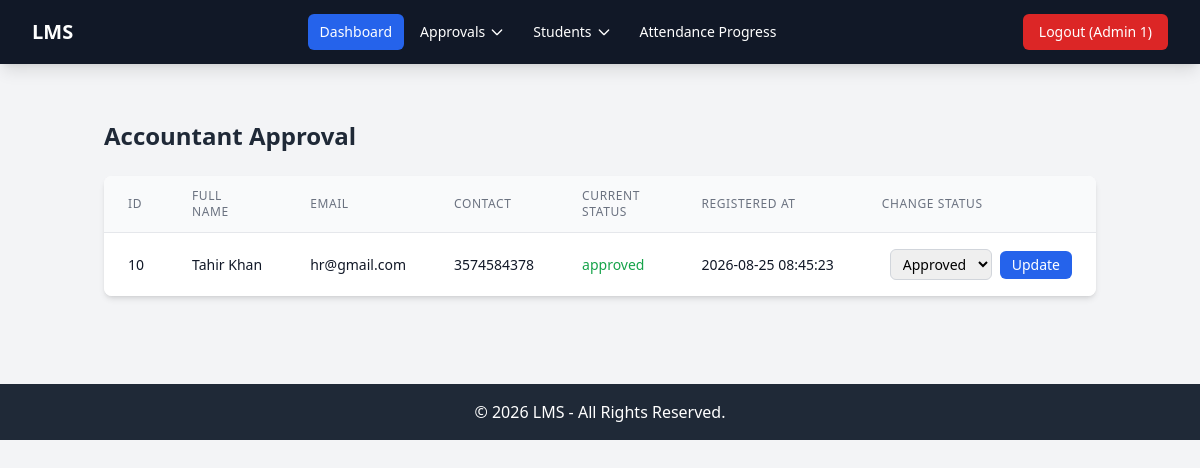
/admin/controller/accountant/approval.php (signed in), run on the app's committed database.
### tables this page shows
CREATE TABLE `users` (
  `id` int(11) NOT NULL,
  `full_name` varchar(100) NOT NULL,
  `email` varchar(100) NOT NULL,
  `password` varchar(255) NOT NULL,
  `contact` varchar(20) NOT NULL,
  `role` enum('admin','teacher','accountant') NOT NULL,
  `status` enum('pending','approved','rejected') NOT NULL DEFAULT 'pending',
  `created_at` timestamp NOT NULL DEFAULT current_timestamp()
);

### admin/controller/accountant/approval.php (called while the page is built, shortened)
<?php
$result = $conn->query(
    "SELECT
        id,
        full_name,
        email,
        contact,
        status,
        created_at
     FROM users
     WHERE role = 'accountant'
     ORDER BY created_at DESC"
);
include BASE_PATH . 'admin/view/accountant/approval.php';
?>

### admin/view/accountant/approval.php (the view, shortened to what this page needs)
<div class="max-w-5xl mx-auto px-4 py-8">
    <h1 class="text-2xl font-bold text-gray-800 mb-6">Accountant Approval</h1>
    <div class="overflow-x-auto bg-white shadow-md rounded-lg">
        <table class="min-w-full divide-y divide-gray-200">
            <thead class="bg-gray-50">
                <tr>
                    <th class="px-6 py-3 text-left text-xs font-medium text-gray-500 uppercase tracking-wider">ID</th>
                    <th class="px-6 py-3 text-left text-xs font-medium text-gray-500 uppercase tracking-wider">Full Name</th>
                    <th class="px-6 py-3 text-left text-xs font-medium text-gray-500 uppercase tracking-wider">Email</th>
                    <th class="px-6 py-3 text-left text-xs font-medium text-gray-500 uppercase tracking-wider">Contact</th>
                    <th class="px-6 py-3 text-left text-xs font-medium text-gray-500 uppercase tracking-wider">Current Status</th>
                    <th class="px-6 py-3 text-left text-xs font-medium text-gray-500 uppercase tracking-wider">Registered At</th>
                    <th class="px-6 py-3 text-left text-xs font-medium text-gray-500 uppercase tracking-wider">Change Status</th>
                </tr>
            </thead>
            <tbody class="bg-white divide-y divide-gray-200">
                <?php if ($result && $result->num_rows > 0): ?>
                    <?php while ($row = $result->fetch_assoc()): ?>
                        <?php
                        $status = $row['status'];
                        ?>
                        <tr class="hover:bg-gray-50">
                            <td class="px-6 py-4 whitespace-nowrap text-sm text-gray-900"><?= (int)$row['id']; ?></td>
                            <td class="px-6 py-4 whitespace-nowrap text-sm text-gray-900"><?= htmlspecialchars($row['full_name'], ENT_QUOTES, 'UTF-8'); ?></td>
                            <td class="px-6 py-4 whitespace-nowrap text-sm text-gray-900"><?= htmlspecialchars($row['email'], ENT_QUOTES, 'UTF-8'); ?></td>
                            <td class="px-6 py-4 whitespace-nowrap text-sm text-gray-900"><?= htmlspecialchars($row['contact'], ENT_QUOTES, 'UTF-8'); ?></td>
                            <td class="px-6 py-4 whitespace-nowrap text-sm">
                                <?php
                                $statusClass = 'text-orange-600';
                                if ($status === 'approved') {
                                    $statusClass = 'text-green-600';
                                } elseif ($status === 'rejected') {
                                    $statusClass = 'text-red-600';
                                }
                                ?>
                                <span class="font-medium <?= $statusClass; ?>">
                                    <?= htmlspecialchars($status, ENT_QUOTES, 'UTF-8'); ?>
                                </span>
                            </td>
                            <td class="px-6 py-4 whitespace-nowrap text-sm text-gray-900"><?= htmlspecialchars($row['created_at'], ENT_QUOTES, 'UTF-8'); ?></td>
                            <td class="px-6 py-4 whitespace-nowrap text-sm">
                                <form method="POST" action="" class="flex items-center space-x-2">
                                    <select name="status" class="border border-gray-300 rounded-md px-2 py-1 text-sm focus:outline-none focus:ring-2 focus:ring-blue-500">
                                        <option value="approved" <?= ($status === 'approved') ? 'selected' : ''; ?>>Approved</option>
                                    </select>
                                    <button type="submit" class="bg-blue-600 hover:bg-blue-700 text-white font-medium py-1 px-3 rounded-md text-sm transition-colors">
                                        Update
                                    </button>
                                </form>
                            </td>
                        </tr>
                    <?php endwhile; ?>
                <?php else: ?>
                    <tr>
                        <td colspan="7" class="px-6 py-4 text-center text-sm text-gray-500">No accountants found.</td>
                    </tr>
                <?php endif; ?>
            </tbody>
        </table>
    </div>
</div>

### data on the page
users: id "10", full_name "Tahir Khan", email "hr@gmail.com", contact "3574584378", status "approved", created_at "2026-08-25 08:45:23", status "Approved"

### other printed values
$user_name "Admin 1"
